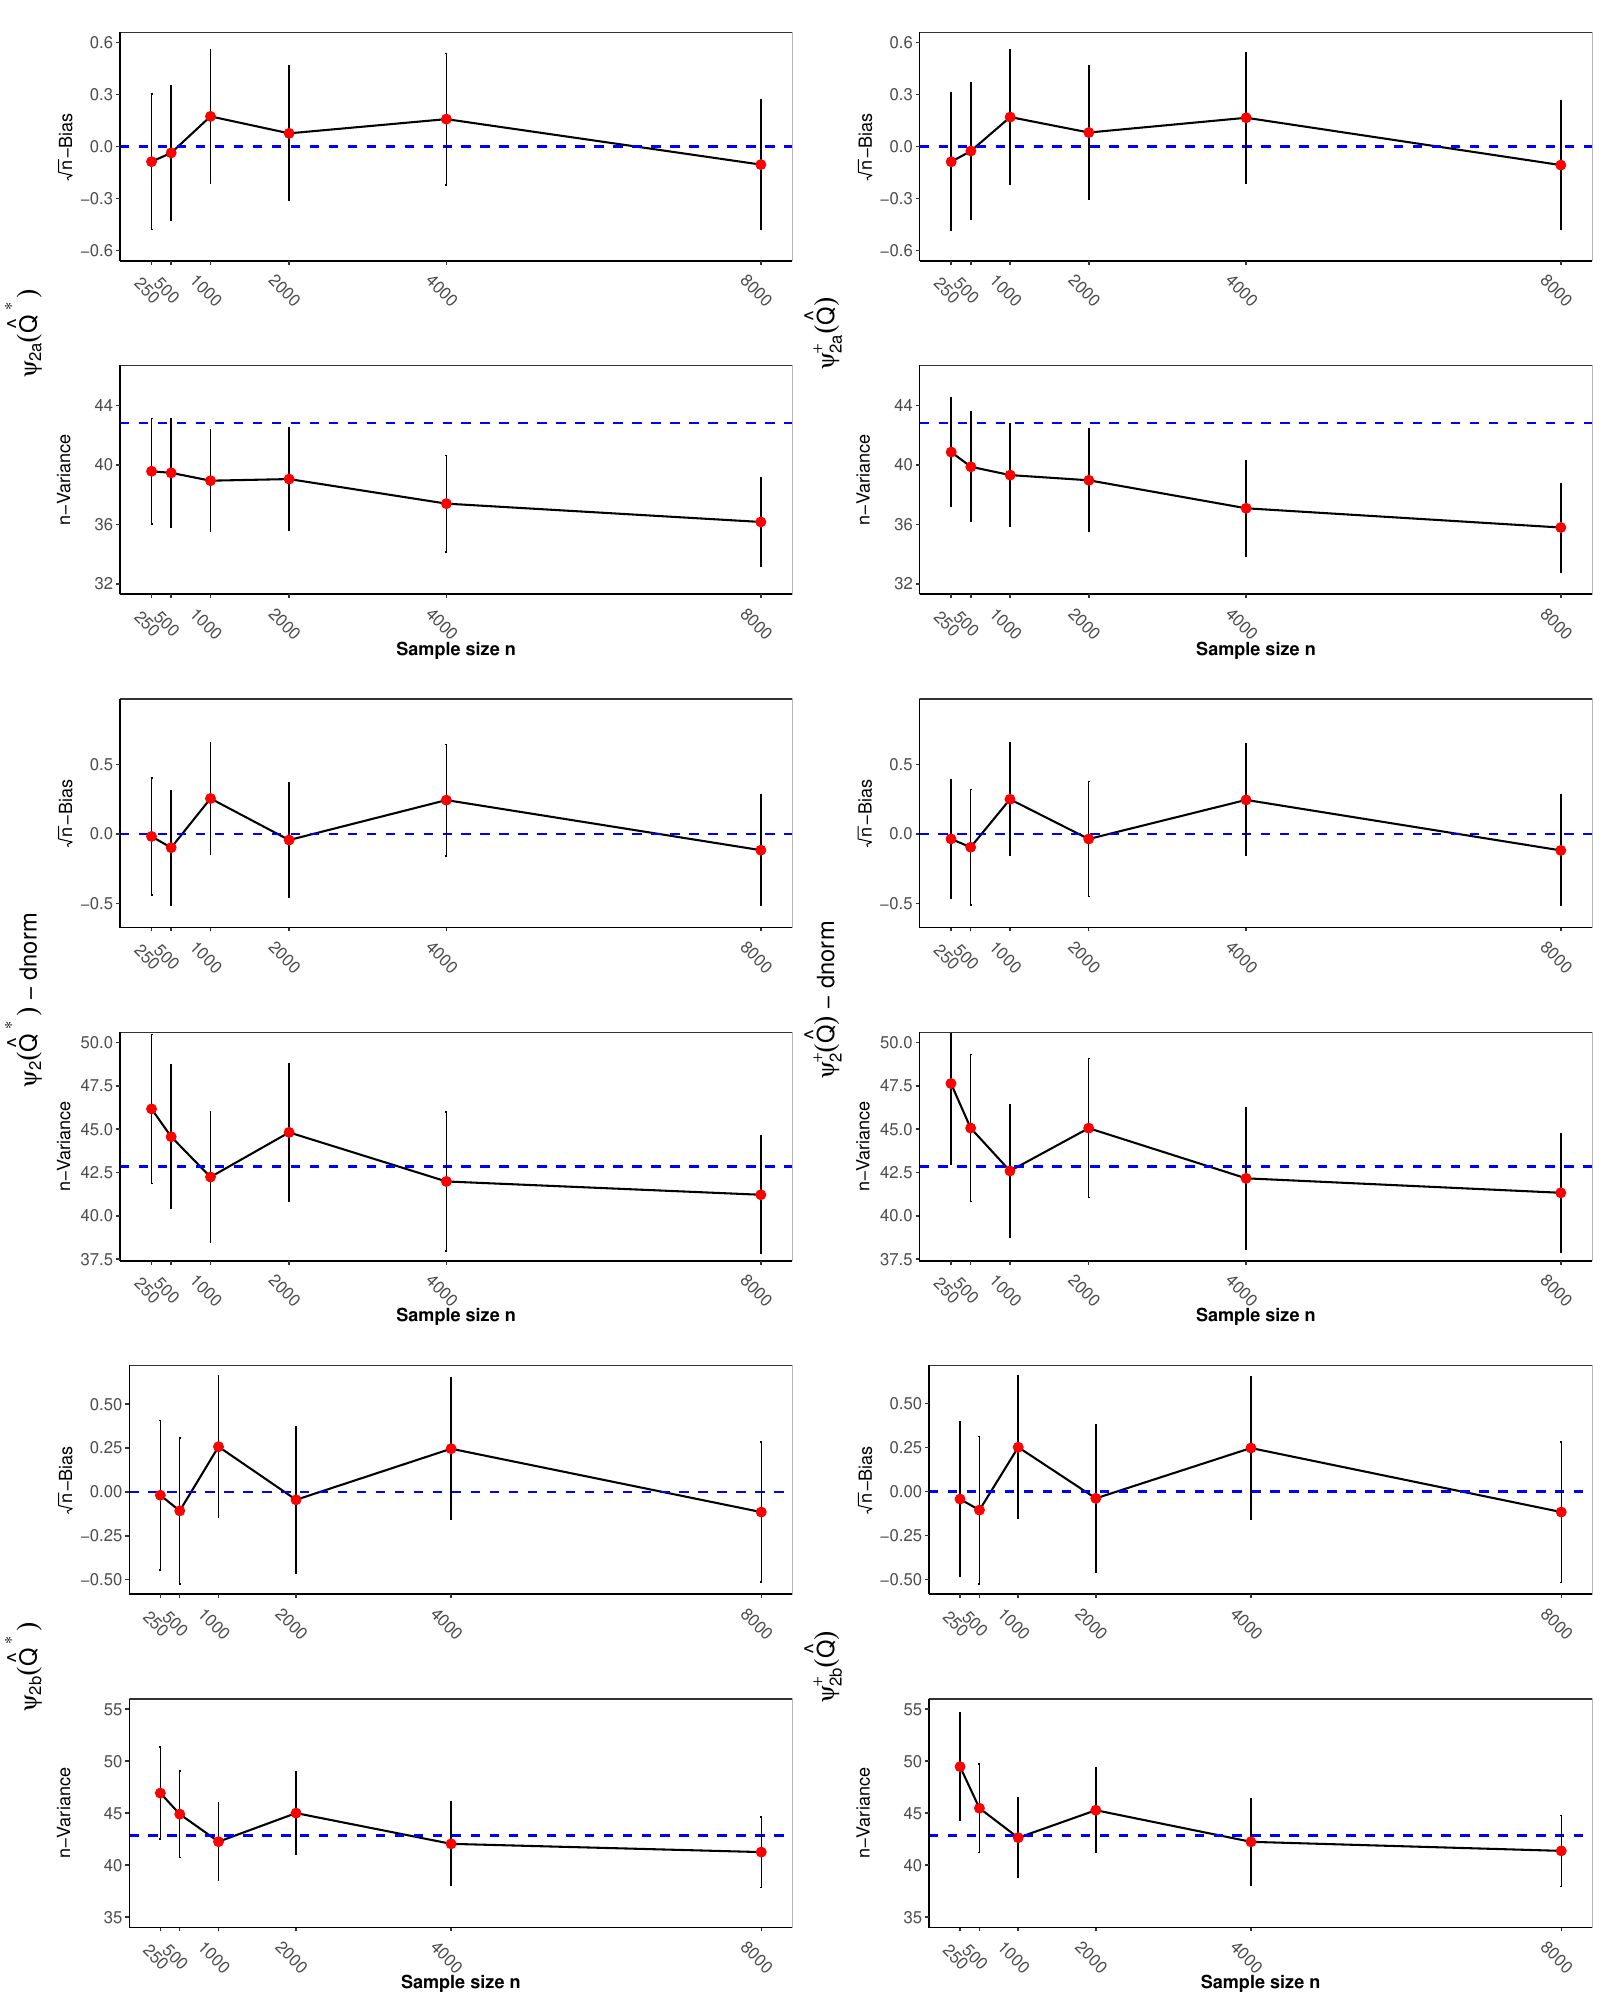

Here is the R script that generated this plot:
library(here)
setwd(here("./sim1-consistency/multiM-d4/"))

# packages
library(ggplot2)
library(ggpubr)
library(latex2exp)
library(reshape2)
library(stats)
library(xtable)
library(gridExtra)
library(cowplot)

# plot function
source("plot-sub.R")

# sample size
n.vec <- c(250,500,1000,2000,4000,8000)

# number of simulation
nsim <- 1000

################################################ ATE ###################################################################
### multiM-d4 case ====
# the truth
load("../DGPs/1-truth-multi-d4.Rdata")

## 2D est2 ====
load("TMLE-est2a/result.Rdata")
p.2D.est2 <- plot.tmle(r'($\psi_{2a}(\hat{Q}^*)$)',ycoord.bias = c(-0.4,0.4),ycoord.var = c(8,13))

## 2D est2-dnorm ====
load("TMLE-est2-dnorm/result.Rdata")
p.2D.est2.dnorm <- plot.tmle(r'($\psi_2(\hat{Q}^*)$ - dnorm)',ycoord.var = c(8,13))

## 2D est3 ====
load("TMLE-est2b/result.Rdata")
p.2D.est3 <- plot.tmle(r'($\psi_{2b}(\hat{Q}^*)$)',ycoord.var = c(8.5,12.5))

p.2D <- plot_grid(
  p.2D.est2
  ,p.2D.est2.dnorm
  ,p.2D.est3
  , align = "hv"
  , ncol = 1
)

## 2D onestep-densratio ====
load("Onestep-est2a/result.Rdata")
p.2D.1densratio <- plot.tmle(r'($\psi_{2a}^{+}(\hat{Q})$)',ycoord.bias = c(-0.4,0.4),ycoord.var = c(8,13))

## 2D onestep-dnorm ====
load("Onestep-est2-dnorm/result.Rdata")
p.2D.1dnorm.sr <- plot.tmle(r'($\psi_2^{+}(\hat{Q})$ - dnorm)',ycoord.var = c(8,13))

## 2D onestep-bayes ====
load("Onestep-est2b/result.Rdata")
p.2D.1bayes <- plot.tmle(r'($\psi_{2b}^{+}(\hat{Q})$)',ycoord.var = c(8.5,12.5))

p.con1 <- plot_grid(
  p.2D.est2
  ,p.2D.est2.dnorm
  ,p.2D.est3
  , align = "hv"
  , ncol = 1
)

p.con2 <- plot_grid(
  p.2D.1densratio
  ,p.2D.1dnorm.sr
  ,p.2D.1bayes
  , align = "hv"
  , ncol = 1
)


p <- plot_grid(
  p.con1
  ,p.con2,
  align="hv",ncol=2)


ggsave("plot.pdf", plot = p, width = 16, height = 20, units = "in")



################################################ ATT ###################################################################
### multiM-d4 case ====
# the truth
load("../DGPs/1-truth-multi-d4-ATT.Rdata")

## 2D est2 ====
load("TMLE-est2a/ATT_result.Rdata")
p.2D.est2 <- plot.tmle(r'($\psi_{2a}(\hat{Q}^*)$)')

## 2D est2-dnorm ====
load("TMLE-est2-dnorm/ATT_result.Rdata")
p.2D.est2.dnorm <- plot.tmle(r'($\psi_2(\hat{Q}^*)$ - dnorm)')

## 2D est3 ====
load("TMLE-est2b/ATT_result.Rdata")
p.2D.est3 <- plot.tmle(r'($\psi_{2b}(\hat{Q}^*)$)')

p.2D <- plot_grid(
  p.2D.est2
  ,p.2D.est2.dnorm
  ,p.2D.est3
  , align = "hv"
  , ncol = 1
)

## 2D onestep-densratio ====
load("Onestep-est2a/ATT_result.Rdata")
p.2D.1densratio <- plot.tmle(r'($\psi_{2a}^{+}(\hat{Q})$)')

## 2D onestep-dnorm ====
load("Onestep-est2-dnorm/ATT_result.Rdata")
p.2D.1dnorm.sr <- plot.tmle(r'($\psi_2^{+}(\hat{Q})$ - dnorm)')

## 2D onestep-bayes ====
load("Onestep-est2b/ATT_result.Rdata")
p.2D.1bayes <- plot.tmle(r'($\psi_{2b}^{+}(\hat{Q})$)')

p.con1 <- plot_grid(
  p.2D.est2
  ,p.2D.est2.dnorm
  ,p.2D.est3
  , align = "hv"
  , ncol = 1
)

p.con2 <- plot_grid(
  p.2D.1densratio
  ,p.2D.1dnorm.sr
  ,p.2D.1bayes
  , align = "hv"
  , ncol = 1
)


p <- plot_grid(
  p.con1
  ,p.con2,
  align="hv",ncol=2)


ggsave("ATT_plot.pdf", plot = p, width = 16, height = 20, units = "in")

